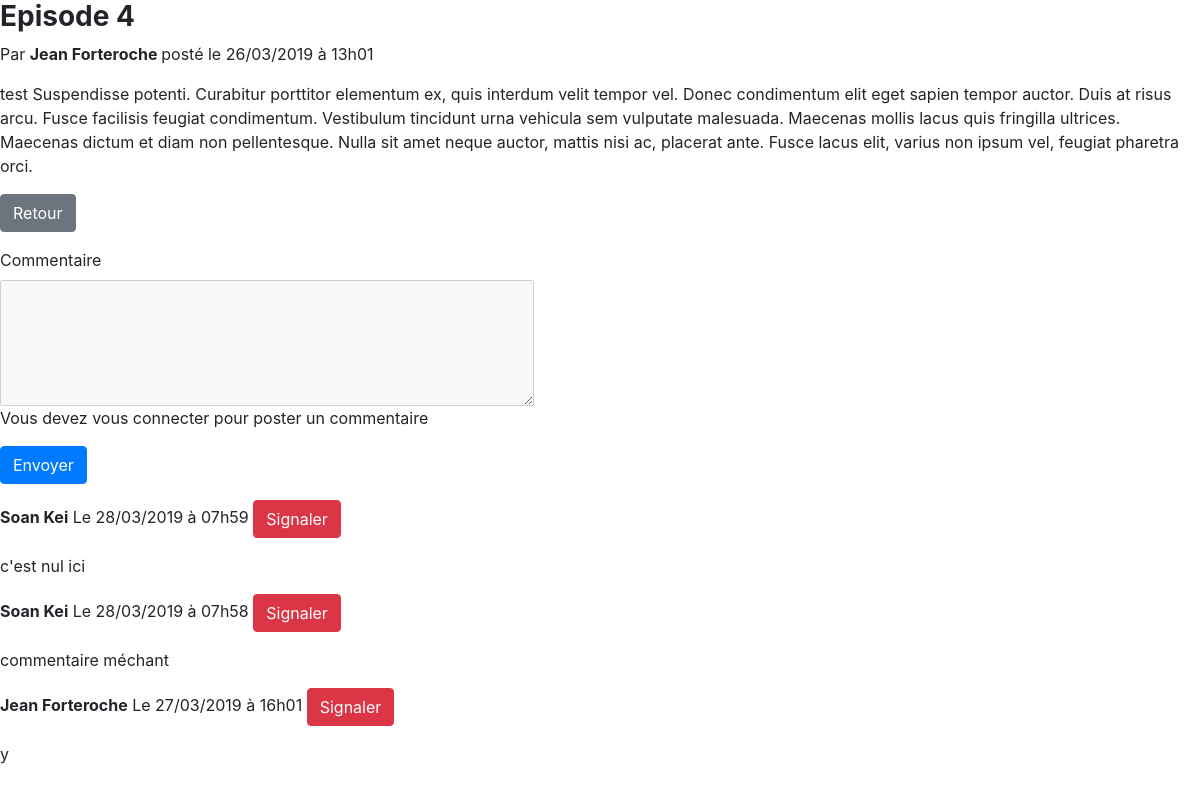
The page /index.php?action=displayPost&postId=7 on the database its author committed.
### tables this page shows
CREATE TABLE IF NOT EXISTS `posts` (
  `id` int(11) NOT NULL AUTO_INCREMENT,
  `title` varchar(255) NOT NULL,
  `content` text NOT NULL,
  `post_date` datetime NOT NULL,
  PRIMARY KEY (`id`)
);

CREATE TABLE IF NOT EXISTS `comments` (
  `id` int(11) NOT NULL AUTO_INCREMENT,
  `post_id` int(11) NOT NULL,
  `author` varchar(255) NOT NULL,
  `content` varchar(255) NOT NULL,
  `report` int(11) DEFAULT '0',
  `comment_date` datetime NOT NULL,
  PRIMARY KEY (`id`)
);

### model/PostsManager.php (called while the page is built, shortened)
<?php
class PostsManager extends Manager
{
    public function getPost($postId) {
        $db = $this->dbConnect();
        $q = $db->prepare
        ('SELECT id, title, content, DATE_FORMAT(post_date, \'%d/%m/%Y à %Hh%i\') AS post_date_fr FROM posts WHERE id = ?');
        $q->execute(array($postId));
        $post = $q->fetch();
        return $post;
    }
}

### model/CommentsManager.php (called while the page is built, shortened)
<?php
class CommentsManager extends Manager
{
    public function getListComments($postId)
    {
        $db = $this->dbconnect();
        $q = $db->prepare
        ('SELECT comments.id, comments.author, comments.content, comments.post_id, posts.title,
        DATE_FORMAT(comment_date, \'%d/%m/%Y à %Hh%i\')
        AS comment_date_fr
        FROM comments
        LEFT JOIN posts
        ON comments.post_id = posts.id
        WHERE post_id = ?
        ORDER BY comment_date DESC');
        $q->execute(array($postId));
        $comments = $q->fetchAll();
        return $comments;
    }
}

### view/postView.php (the view, shortened to what this page needs)
<div>
    <h3>
        <strong>
            <?=$post['title']?></strong>
    </h3>
    <p>Par
        <strong> Jean Forteroche </strong> posté le
        <?=$post['post_date_fr']?>
    </p>
    <p>
        <?=$post['content']?>
    </p>
    <p><a href="index.php" class="btn btn-secondary">Retour</a></p>
</div>
<form action="index.php?action=postComment&amp;postId=<?=$post['id']?>" method="post">
    <?php if (isset($_SESSION['login'])): ?>
        <div>
            <label for="comment">Commentaire</label><br />
            <textarea id="comment" name="comment" cols="50" rows="5" required></textarea>
        </div>
    <?php else: ?>
        <div>
            <label for="comment">Commentaire</label><br />
            <textarea id="comment" name="comment" cols="50" rows="5" disabled></textarea>
        </div>
        <p>Vous devez vous connecter pour poster un commentaire</p>
    <?php endif; ?>
        <div>
            <input type="submit" value="Envoyer" class="btn btn-primary" />
        </div>
</form>
<?php $i = 0; ?>
<?php foreach ($postComments as $comment): ?>
    <p>
        <strong>
            <?= htmlspecialchars($comment['author']);?></strong>
        Le
        <?= htmlspecialchars($comment['comment_date_fr']);?>
        <a href="index.php?action=reportComment&postId=<?= $comment['post_id'] ?>&commentId=<?= $comment['id'] ?>" class="btn btn-danger" id="comment<?= $i++; ?>">Signaler</a>
    </p>
    <p>
        <?= htmlspecialchars($comment['content']);?>
    </p>
<?php endforeach;?>
<?php $content = ob_get_clean();
require 'template.php';?>

### rows shown on the page
posts: title "Episode 4", content "test Suspendisse potenti. Curabitur porttitor elementum ex, quis interdum velit tempor vel. Donec condimentum elit eget sapien tempor auctor. Duis at risus arcu. Fusce facilisis feugiat condimentum. Vestibulum tincidunt urna vehicula sem vulputate malesuada. Maecenas mollis lacus quis fringilla ultrices. Maecenas dictum et diam non pellentesque. Nulla sit amet neque auctor, mattis nisi ac, placerat ante. Fusce lacus elit, varius non ipsum vel, feugiat pharetra orci."
comments: author "Soan Kei", comment_date_fr "28/03/2019 à 07h59", content "c'est nul ici"
comments: author "Soan Kei", comment_date_fr "28/03/2019 à 07h58", content "commentaire méchant"
comments: author "Jean Forteroche", comment_date_fr "27/03/2019 à 16h01", content "y"

### other values the page prints
$post['post_date_fr'] "26/03/2019 à 13h01"
